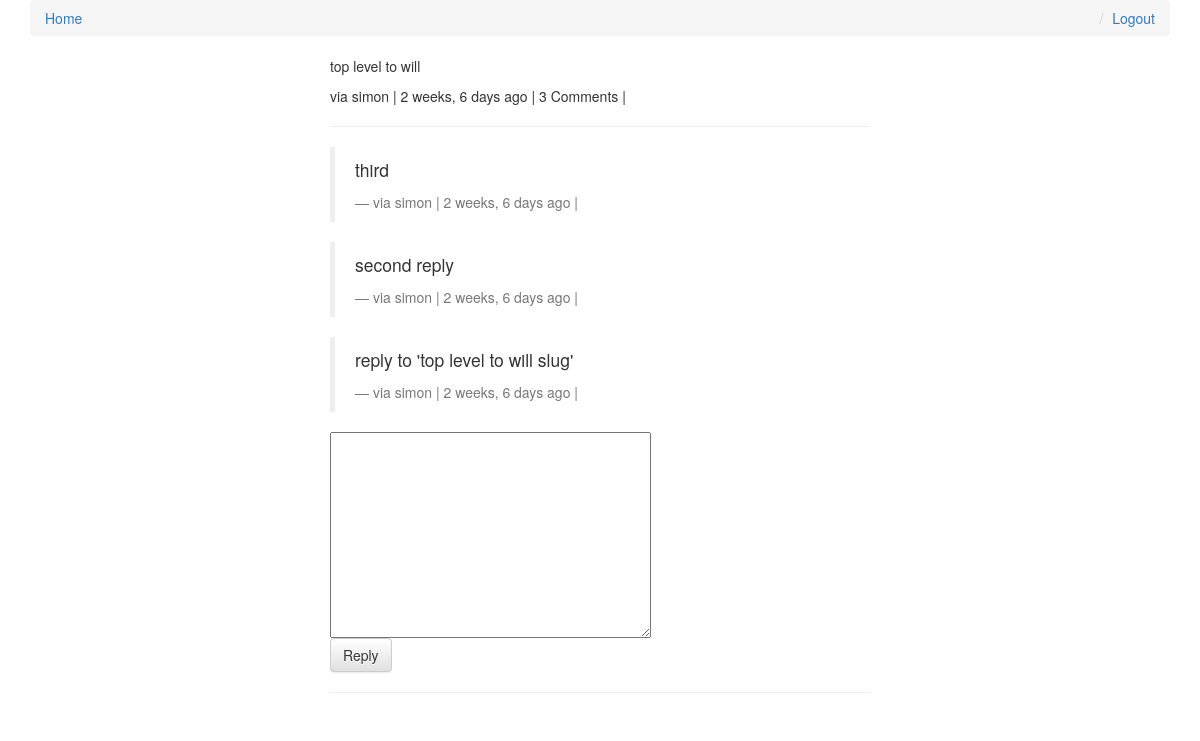
Page /comments/8/ (signed in) on the committed database.
### comments/models.py (models this page shows, shortened)
class Comment(models.Model):
    user = models.ForeignKey(settings.AUTH_USER_MODEL, default=1)
    content_type = models.ForeignKey(ContentType, on_delete=models.CASCADE)
    object_id = models.PositiveIntegerField()
    content_object = GenericForeignKey('content_type', 'object_id')
    parent = models.ForeignKey("self", null=True, blank=True)
    content         = models.TextField()
    timestamp       = models.DateTimeField(auto_now_add=True)
    objects = CommentManager()
    class Meta:
        ordering = ['-timestamp']
    def children(self):
        return Comment.objects.filter(parent=self)
    @property
    def is_parent(self):
        if self.parent is not None:
            return False
        return True

### comments/views.py (the view, shortened to what this page needs)
# urls.py: url(r'^(?P<id>\d+)/$', comment_thread, name='thread'),
def comment_thread(request, id):
    try:
        obj = Comment.objects.get(id=id)
    except:
        raise Http404
    if not obj.is_parent:
        obj = obj.parent
    content_object = obj.content_object #samesame: the Post that the comment is on
    content_id = obj.content_object.id
    initial_data = {
        "content_type": obj.content_type,
        "object_id": obj.object_id
    }
    form = CommentForm(request.POST or None, initial=initial_data)
    print(dir(form))
    print(form.errors)
    context = {
        'comment': obj,
        'form': form,
    }
    return render(request, "comment_thread.html", context)

### comments/forms.py
class CommentForm(forms.Form):
    content_type = forms.CharField(widget=forms.HiddenInput)
    object_id = forms.IntegerField(widget=forms.HiddenInput)
    content = forms.CharField(label='', widget=forms.Textarea)

### templates/comment_thread.html (shortened to what this page needs)
{% extends "base.html" %}
{% load urlify %}
{% load crispy_forms_tags %}
{% block content %}
<div class='col-sm-6 col-sm-offset-3'>
        <p>{{ comment.content }}</p>
        <footer>via {{comment.user}} | {{comment.timestamp|timesince}} ago | {% if comment.children.count > 0 %} {{comment.children.count}} Comment{% if comment.children.count > 1 %}s{% endif %} | {% endif %} </footer>
<hr>
        <div>
            {% for child_comment in comment.children %}
                <blockquote>
                    <p>{{ child_comment.content }}</p>
                    <footer>via {{child_comment.user}} | {{child_comment.timestamp|timesince}} ago | {% if request.user == child_comment.user %}<a href='{{ child_comment.get_delete_url }}'>Delete</a>{% endif %}</footer>
                </blockquote>
            {% endfor %}
        </div>
        {% if request.user.is_authenticated %}
        <form method="POST" action="."> {% csrf_token %}
            {{ form|crispy }}
            <input type='submit' value='Reply' class='btn btn-default'>
        </form>
        {% else %}
        <p>Please login to comment</p>
        {% endif %}
    <hr>
</div>
{% endblock content %}

### rows in the picture
Comment: content "top level to will", user "simon", timestamp "2 weeks, 6 days", children.count "3"
Comment: content "third", user "simon", timestamp "2 weeks, 6 days"
Comment: content "second reply", user "simon", timestamp "2 weeks, 6 days"
Comment: content "reply to 'top level to will slug'", user "simon", timestamp "2 weeks, 6 days"
